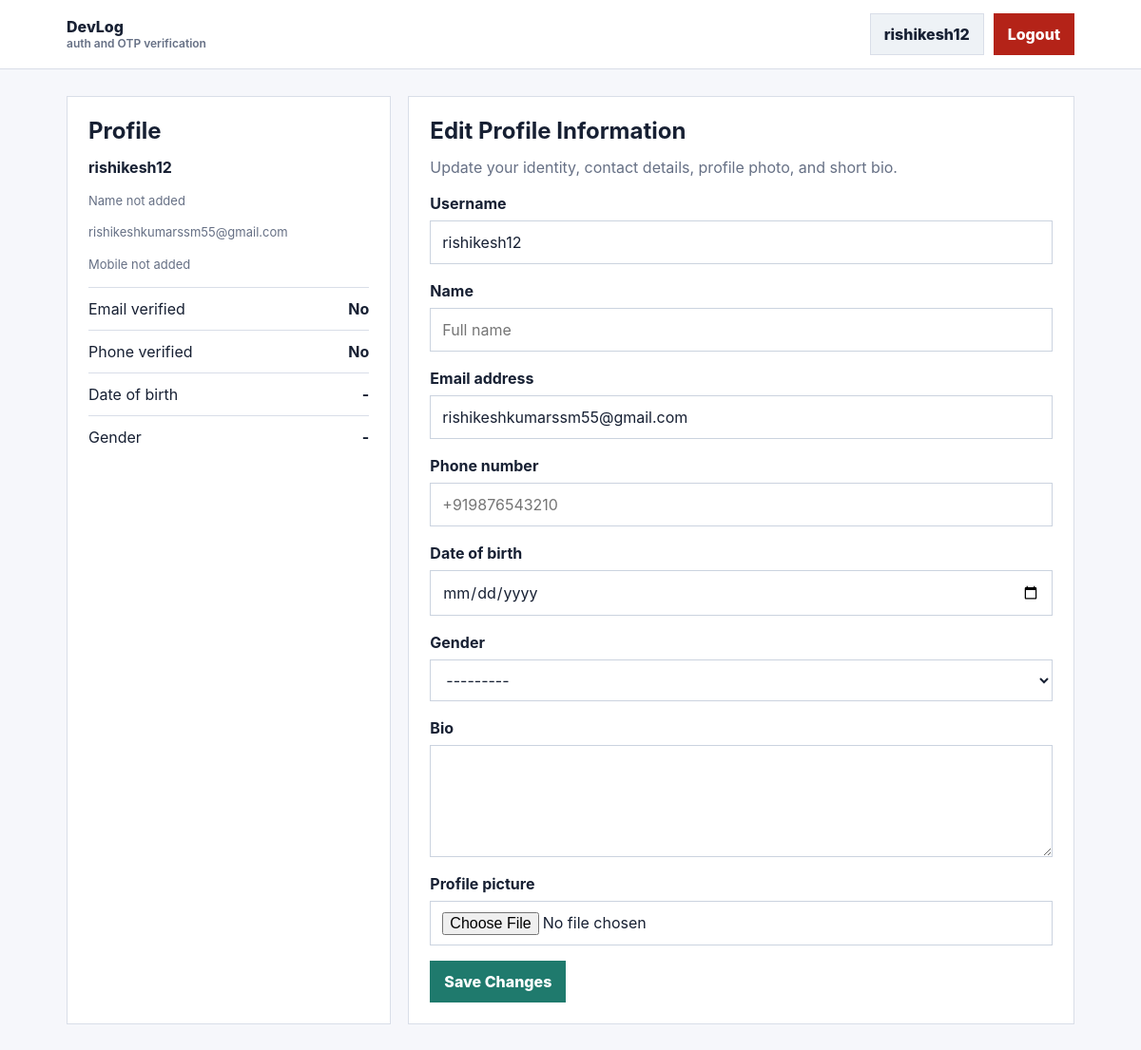
/profile/ (signed in), run on the app's committed database.
### accounts/models.py (models this page shows, shortened)
class User(AbstractUser):
    GENDER_CHOICES = [
        ('M', 'Male'),
        ('F', 'Female'),
        ('O', 'Other'),
        ('N', 'Prefer not to say'),
    ]
    name = models.CharField(max_length=150, blank=True)
    date_of_birth = models.DateField(null=True, blank=True)
    gender = models.CharField(
        max_length=1,
        choices=GENDER_CHOICES,
        blank=True
    )
    phone_number = models.CharField(
        max_length=15,
        blank=True,
        null=True,
        unique=True
    )
    bio = models.TextField(blank=True)
    profile_picture = models.ImageField(
        upload_to='profile_pics/',
        blank=True,
        null=True
    )
    is_phone_verified = models.BooleanField(default=False)
    is_email_verified = models.BooleanField(default=False)

### accounts/views.py (the view)
# urls.py: path('profile/', views.profile_view, name='profile'),
@login_required
def profile_view(request):
    if request.method == 'POST':
        form = ProfileUpdateForm(request.POST, request.FILES, instance=request.user)
        if form.is_valid():
            form.save()
            messages.success(request, 'Profile updated successfully.')
            return redirect('profile')
    else:
        form = ProfileUpdateForm(instance=request.user)
    return render(request, 'accounts/profile.html', {'form': form})

### accounts/forms.py (shortened to what this page needs)
class ProfileUpdateForm(forms.ModelForm):
    class Meta:
        model = User
        fields = [
            'username', 'name', 'email', 'phone_number',
            'date_of_birth', 'gender', 'bio', 'profile_picture'
        ]
        widgets = {
            'username': forms.TextInput(attrs={'class': 'form-control'}),
            'name': forms.TextInput(attrs={'class': 'form-control', 'placeholder': 'Full name'}),
            'email': forms.EmailInput(attrs={'class': 'form-control'}),
            'phone_number': forms.TextInput(attrs={'class': 'form-control', 'placeholder': '+919876543210'}),
            'date_of_birth': forms.DateInput(attrs={'class': 'form-control', 'type': 'date'}),
            'gender': forms.Select(attrs={'class': 'form-control'}),
            'bio': forms.Textarea(attrs={'class': 'form-control', 'rows': 4}),
            'profile_picture': forms.ClearableFileInput(attrs={'class': 'form-control'}),
        }

### templates/accounts/profile.html (shortened to what this page needs)
{% extends 'base.html' %}
{% block content %}
<section class="grid">
    <div class="panel span-4">
        <h1>Profile</h1>
        <p><strong>{{ request.user.username }}</strong></p>
        <p class="muted small">{{ request.user.name|default:"Name not added" }}</p>
        <p class="muted small">{{ request.user.email|default:"Email not added" }}</p>
        <p class="muted small">{{ request.user.phone_number|default:"Mobile not added" }}</p>
        <ul class="status-list">
            <li><span>Email verified</span><strong>{{ request.user.is_email_verified|yesno:"Yes,No" }}</strong></li>
            <li><span>Phone verified</span><strong>{{ request.user.is_phone_verified|yesno:"Yes,No" }}</strong></li>
            <li><span>Date of birth</span><strong>{{ request.user.date_of_birth|default:"-" }}</strong></li>
            <li><span>Gender</span><strong>{{ request.user.get_gender_display|default:"-" }}</strong></li>
        </ul>
    </div>
    <div class="panel span-8">
        <h2>Edit Profile Information</h2>
        <p class="muted">Update your identity, contact details, profile photo, and short bio.</p>
        <form method="POST" enctype="multipart/form-data" novalidate>
            {% for field in form %}
                <div class="form-row">
                    <label for="{{ field.id_for_label }}">{{ field.label }}</label>
                    {{ field }}
                </div>
            {% endfor %}
            <button type="submit" class="btn btn-primary">Save Changes</button>
        </form>
    </div>
</section>
{% endblock %}

### templates/base.html (shortened to what this page needs)
<!DOCTYPE html>
<html lang="en">
<head>
</head>
<body>
    <header class="topbar">
        <nav class="nav">
            <a class="brand" href="{% url 'home' %}">DevLog<span>auth and OTP verification</span></a>
            <div class="nav-actions">
                {% if user.is_authenticated %}
                    <a href="{% url 'profile' %}" class="btn btn-secondary">{{ user.username }}</a>
                    <a href="{% url 'logout' %}" class="btn btn-danger">Logout</a>
                {% else %}
                    <a href="{% url 'login' %}" class="btn btn-secondary">Login</a>
                    <a href="{% url 'register' %}" class="btn btn-primary">Register</a>
                {% endif %}
            </div>
        </nav>
    </header>
    <main class="page">
        {% block content %}{% endblock %}
    </main>
</body>
</html>

### templates/base.html (style rules this page uses)
:root { --bg: #f6f7fb; --panel: #ffffff; --ink: #172033; --muted: #667085; --line: #d9dee8; --brand: #1f7a6d; --brand-dark: #155c52; --danger: #b42318; --success: #087443; --warn: #ad6f00; }
* { box-sizing: border-box; }
body { margin: 0; background: var(--bg); color: var(--ink); font-family: Inter, ui-sans-serif, system-ui, -apple-system, BlinkMacSystemFont, "Segoe UI", sans-serif; line-height: 1.5; }
a { color: var(--brand); text-decoration: none; }
.topbar { background: var(--panel); border-bottom: 1px solid var(--line); position: sticky; top: 0; z-index: 10; }
.nav { align-items: center; display: flex; justify-content: space-between; margin: 0 auto; max-width: 1100px; padding: 14px 20px; }
.brand { color: var(--ink); display: inline-flex; flex-direction: column; font-weight: 800; line-height: 1.05; text-decoration: none; }
.brand span { color: var(--muted); font-size: 12px; font-weight: 600; margin-top: 3px; }
.nav-actions { align-items: center; display: flex; gap: 10px; }
.page { margin: 0 auto; max-width: 1100px; padding: 28px 20px 56px; }
.grid { display: grid; gap: 18px; grid-template-columns: repeat(12, minmax(0, 1fr)); }
.panel { background: var(--panel); border: 1px solid var(--line); padding: 22px; }
.span-4 { grid-column: span 4; }
.span-8 { grid-column: span 8; }
h1, h2, h3 { line-height: 1.15; margin: 0 0 12px; }
p { margin: 0 0 14px; }
.muted { color: var(--muted); }
.small { font-size: 13px; }
.form-row { margin-bottom: 16px; }
label { display: block; font-weight: 700; margin-bottom: 6px; }
input, textarea, select { background: white; border: 1px solid #cbd3df; color: var(--ink); display: block; font: inherit; min-height: 42px; padding: 10px 12px; width: 100%; }
textarea { resize: vertical; }
.btn { align-items: center; border: 1px solid transparent; cursor: pointer; display: inline-flex; font: inherit; font-weight: 800; justify-content: center; min-height: 40px; padding: 9px 14px; text-decoration: none; }
.btn-primary { background: var(--brand); color: white; }
.btn-secondary { background: #eef2f6; border-color: var(--line); color: var(--ink); }
.btn-danger { background: var(--danger); color: white; }
.status-list { display: grid; gap: 10px; margin: 0; padding: 0; }
.status-list li { align-items: center; border-top: 1px solid var(--line); display: flex; justify-content: space-between; list-style: none; padding-top: 10px; }

### data on the page
User: username "rishikesh12", user.username "rishikesh12", user.name "Name not added", user.email "rishikeshkumarssm55@gmail.com", user.phone_number "Mobile not added", user.is_email_verified "No", user.is_phone_verified "No", user.date_of_birth "-", user.gender "-", form "rishikesh12" "rishikeshkumarssm55@gmail.com" "---------"

### other printed values
{{ field.label }} "Username" "Name" "Email address" "Phone number" "Date of birth" "Gender" "Bio" "Profile picture"
